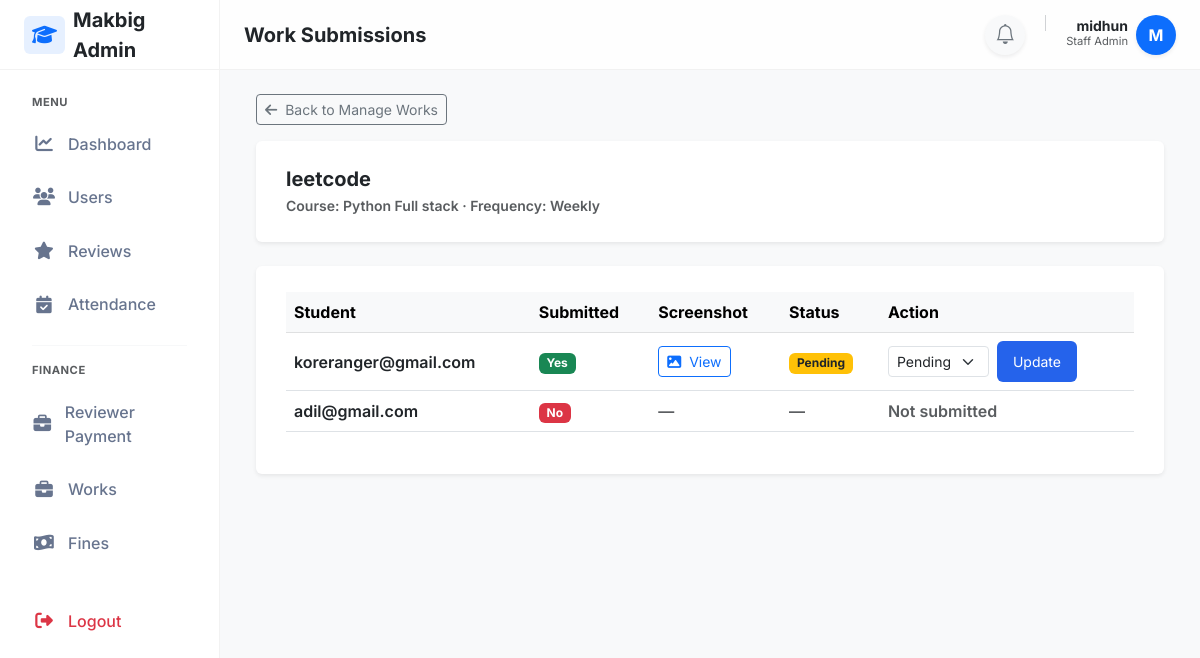
Page /manage/2/submissions/ (signed in) on the earlier database version.
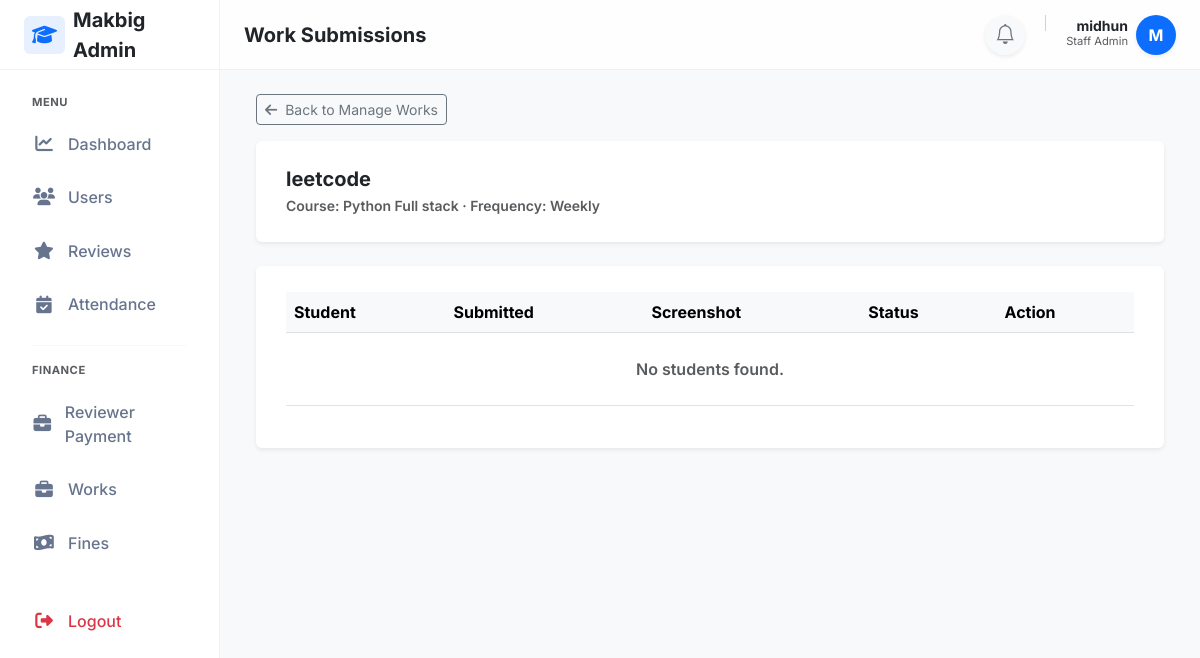
Same page on the later database version.
### adminpanel/models.py (models this page shows, shortened)
class StudentProfile(models.Model):
    user=models.OneToOneField(User, on_delete=models.CASCADE)
    course=models.ForeignKey(Course,on_delete=models.PROTECT)
    is_active = models.BooleanField(default=True)
    enrollment_date=models.DateField(auto_now_add=True)
    progress_percent=models.DecimalField(max_digits=5, decimal_places=2, default=0,validators=[MinValueValidator(Decimal('0.00')),MaxValueValidator(Decimal('100.00'))])

class User(AbstractUser):
    email=models.EmailField(unique=True,db_index=True)
    mobile_number = models.CharField(max_length=15, blank=True, null=True,validators=[mobile_validator])
    is_student=models.BooleanField(default=False)
    first_name = models.CharField(max_length=100,validators=[name_validator])
    last_name = models.CharField(max_length=100,validators=[name_validator])

### works/views.py (the view)
# urls.py: path('manage/<int:work_id>/submissions/',views.work_submissions,name='work_submissions'),
@staff_member_required
def work_submissions(request, work_id):
    work = get_object_or_404(WorkType, id=work_id)
    assignments = WorkAssignment.objects.filter(
        work_type=work
    ).select_related('student__user')
    submissions = {
        s.assignment_id: s
        for s in WorkSubmission.objects.filter(
            assignment__work_type=work
        )
    }
    data = []
    for assignment in assignments:
        submission = submissions.get(assignment.id)
        data.append({
            'student': assignment.student,
            'assignment': assignment,
            'submission': submission
        })
    return render(request, 'works/work_submissions.html', {
        'work': work,
        'data': data
    })

### reviewtickets/context_processors.py (called while the page is built)
def ticket_notifications(request):
    if request.user.is_authenticated and request.user.is_staff:
        count = ReviewTicket.objects.filter(
            status='pending',
            is_seen=False
        ).count()
        return {'ticket_notification_count': count}
    return {}

### templates/works/work_submissions.html (shortened to what the changed rows need)
{% extends "layouts/staff_layout.html" %}
{% block content %}
<div class="container-fluid">
    <div class="card shadow-sm border-0">
        <div class="card-body">
            <div class="table-responsive">
                <table class="table table-hover align-middle">
                    <thead class="table-light">
                        <tr>
                            <th>Student</th>
                            <th>Submitted</th>
                            <th>Screenshot</th>
                            <th>Status</th>
                            <th>Action</th>
                        </tr>
                    </thead>
                    <tbody>
                        {% for row in data %}
                        <tr>
                            <td class="fw-semibold">
                                {{ row.student.user.email }}
                            </td>
                            {% if row.submission %}
                                <td>
                                    <span class="badge bg-success">Yes</span>
                                </td>
                                <td>
                                    <a href="{{ row.submission.screenshot.url }}"
                                       target="_blank"
                                       class="btn btn-sm btn-outline-primary">
                                        <i class="fa-solid fa-image me-1"></i> View
                                    </a>
                                </td>
                                <td>
                                    {% if row.submission.status == 'pending' %}
                                        <span class="badge bg-warning text-dark">Pending</span>
                                    {% else %}
                                        <span class="badge bg-success">Verified</span>
                                    {% endif %}
                                </td>
                                <td>
                                    <form method="post"
                                          action="{% url 'update_submission_status' row.submission.id %}"
                                          class="d-flex gap-2 align-items-center">
                                        <select name="status" class="form-select form-select-sm w-auto">
                                            <option value="pending"
                                                {% if row.submission.status == 'pending' %}selected{% endif %}>
                                                Pending
                                            </option>
                                        </select>
                                        <button type="submit"
                                                class="btn btn-sm btn-primary">
                                            Update
                                        </button>
                                    </form>
                                </td>
                            {% else %}
                                <td>
                                    <span class="badge bg-danger">No</span>
                                </td>
                                <td class="text-muted">—</td>
                                <td class="text-muted">—</td>
                                <td class="text-muted">Not submitted</td>
                            {% endif %}
                        </tr>
                        {% empty %}
                        <tr>
                            <td colspan="5" class="text-center text-muted py-4">
                                No students found.
                            </td>
                        </tr>
                        {% endfor %}
                    </tbody>
                </table>
            </div>
        </div>
    </div>
</div>
{% endblock %}

Differences in the rows shown:
removed StudentProfile: student.user.email "koreranger@gmail.com", shows "Pending", status "Pending"
removed StudentProfile: student.user.email "adil@gmail.com", shows "No"
Other differences:
text now shown: "No students found."
